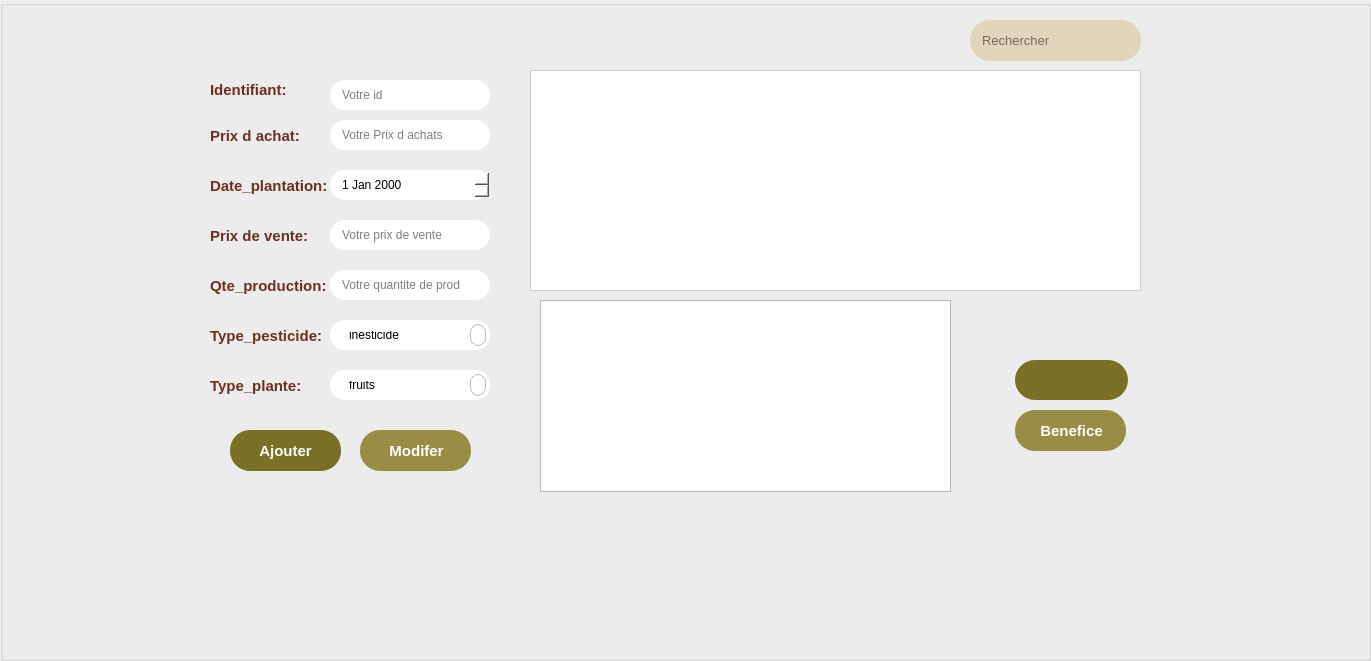
   <widget class="QGroupBox" name="groupBox_8">
    <property name="geometry">
     <rect>
      <x>0</x>
      <y>69</y>
      <width>1371</width>
      <height>661</height>
     </rect>
    </property>
    <property name="styleSheet">
     <string notr="true">border-color: rgb(0, 0, 0);</string>
    </property>
    <property name="title">
     <string/>
    </property>
    <widget class="QLabel" name="label_35">
     <property name="geometry">
      <rect>
       <x>0</x>
       <y>0</y>
       <width>1371</width>
       <height>701</height>
      </rect>
     </property>
     <property name="styleSheet">
      <string notr="true">border-top-color: rgb(255, 255, 255);</string>
     </property>
     <property name="text">
      <string/>
     </property>
     <property name="pixmap">
      <pixmap resource="pic.qrc">:/new/prefix/newbg2.png</pixmap>
     </property>
     <property name="scaledContents">
      <bool>true</bool>
     </property>
    </widget>
    <widget class="QLabel" name="label_77">
     <property name="geometry">
      <rect>
       <x>210</x>
       <y>74</y>
       <width>91</width>
       <height>31</height>
      </rect>
     </property>
     <property name="styleSheet">
      <string notr="true">QLabel {
	font: 10pt &quot;Yu Gothic UI&quot;;
font-weight: bold;
font-size: 15px;
color: #6D2F20;
}</string>
     </property>
     <property name="text">
      <string>Identifiant:</string>
     </property>
    </widget>
    <widget class="QLabel" name="label_78">
     <property name="geometry">
      <rect>
       <x>210</x>
       <y>220</y>
       <width>111</width>
       <height>31</height>
      </rect>
     </property>
     <property name="styleSheet">
      <string notr="true">QLabel {
	font: 10pt &quot;Yu Gothic UI&quot;;
font-weight: bold;
font-size: 15px;
color: #6D2F20;
}</string>
     </property>
     <property name="text">
      <string>Prix de vente:</string>
     </property>
    </widget>
    <widget class="QTableView" name="tableView_6">
     <property name="geometry">
      <rect>
       <x>530</x>
       <y>70</y>
       <width>611</width>
       <height>221</height>
      </rect>
     </property>
     <property name="font">
      <font>
       <family>Montserrat</family>
       <pointsize>10</pointsize>
       <weight>50</weight>
       <italic>false</italic>
       <bold>false</bold>
      </font>
     </property>
     <property name="styleSheet">
      <string notr="true">/* Style the QTableView */
QTableView {
  border: 1px solid #ccc;
  border-radius: 15pt;
  background: #FFFFFF; 
  font: 10pt &quot;Montserrat&quot;;
  color: #3C4340;
}

/* Style the header (QHeaderView) */
QHeaderView::section {
  background-color: #E2D5BC; 
  color: #FFFFFF;
  border: 1px solid #998C45;
  font: 9pt &quot;Montserrat&quot;;
  font-weight: bold;
}

/* Style all table items to have the same background color as the table background */
QTableView QTableCornerButton::section,
QTableView::item {
  background-color: #FFFFFF; 
  border: 2px solid #FFFFFF;
}
</string>
     </property>
    </widget>
    <widget class="QLineEdit" name="quantite">
     <property name="geometry">
      <rect>
       <x>330</x>
       <y>270</y>
       <width>160</width>
       <height>30</height>
      </rect>
     </property>
     <property name="styleSheet">
      <string notr="true">QLineEdit{
border: 2px white;
border-radius: 15px;
background: #FFFFFF;
padding-left: 10px;
font: 10pt &quot;Yu Gothic UI&quot;;
padding-left: 10px;
}
ineEdit:focus{
border: 2px white;
border-radius: 15px;
background: white;
min-width: 150px;
max-width: 150px;
min-height: 30px;
max-height: 30px;
padding-left: 10px;
font: 10pt &quot;Yu Gothic UI&quot;;
}</string>
     </property>
     <property name="text">
      <string/>
     </property>
     <property name="placeholderText">
      <string>Votre quantite de prod</string>
     </property>
     <property name="clearButtonEnabled">
      <bool>false</bool>
     </property>
    </widget>
    <widget class="QLineEdit" name="lineEdit_id_6">
     <property name="geometry">
      <rect>
       <x>330</x>
       <y>80</y>
       <width>160</width>
       <height>30</height>
      </rect>
     </property>
     <property name="styleSheet">
      <string notr="true">QLineEdit{
border: 2px white;
border-radius: 15px;
background: #FFFFFF;
padding-left: 10px;
font: 10pt &quot;Yu Gothic UI&quot;;
padding-left: 10px;
}

QLineEdit:focus{
border: 2px white;
border-radius: 15px;
background: white;
min-width: 150px;
max-width: 150px;
min-height: 30px;
max-height: 30px;
padding-left: 10px;
font: 10pt &quot;Yu Gothic UI&quot;;
}

</string>
     </property>
     <property name="placeholderText">
      <string>Votre id</string>
     </property>
     <property name="clearButtonEnabled">
      <bool>false</bool>
     </property>
    </widget>
    <widget class="QLabel" name="label_79">
     <property name="geometry">
      <rect>
       <x>210</x>
       <y>170</y>
       <width>151</width>
       <height>31</height>
      </rect>
     </property>
     <property name="styleSheet">
      <string notr="true">QLabel {
	font: 10pt &quot;Yu Gothic UI&quot;;
font-weight: bold;
font-size: 15px;
color: #6D2F20;
}</string>
     </property>
     <property name="text">
      <string>Date_plantation:</string>
     </property>
    </widget>
    <widget class="QPushButton" name="pushButton_43">
     <property name="geometry">
      <rect>
       <x>1070</x>
       <y>300</y>
       <width>61</width>
       <height>51</height>
      </rect>
     </property>
     <property name="styleSheet">
      <string notr="true">QPushButton {
border: 1px white;
border-radius: 10px;
font:10pt &quot;Yu Gothic UI&quot;;
font-weight: bold;
color: #28322E;
background-repeat: no-repeat;
background-position: center;
	background-image: url(:/new/prefix/pdf.png);

}
QPushButton:pressed 
{
    background-color: palette(mid);
}
</string>
     </property>
     <property name="text">
      <string/>
     </property>
    </widget>
    <widget class="QLineEdit" name="prix_achat">
     <property name="geometry">
      <rect>
       <x>330</x>
       <y>120</y>
       <width>160</width>
       <height>30</height>
      </rect>
     </property>
     <property name="styleSheet">
      <string notr="true">QLineEdit{
border: 2px white;
border-radius: 15px;
background: #FFFFFF;
padding-left: 10px;
font: 10pt &quot;Yu Gothic UI&quot;;
padding-left: 10px;
}

QLineEdit:focus{
border: 2px white;
border-radius: 15px;
background: white;
min-width: 150px;
max-width: 150px;
min-height: 30px;
max-height: 30px;
padding-left: 10px;
font: 10pt &quot;Yu Gothic UI&quot;;
}
</string>
     </property>
     <property name="placeholderText">
      <string>Votre Prix d achats</string>
     </property>
    </widget>
    <widget class="QLabel" name="label_81">
     <property name="geometry">
      <rect>
       <x>210</x>
       <y>270</y>
       <width>151</width>
       <height>31</height>
      </rect>
     </property>
     <property name="styleSheet">
      <string notr="true">QLabel {
	font: 10pt &quot;Yu Gothic UI&quot;;
font-weight: bold;
font-size: 15px;
color: #6D2F20;
}</string>
     </property>
     <property name="text">
      <string>Qte_production:</string>
     </property>
    </widget>
    <widget class="QLabel" name="label_82">
     <property name="geometry">
      <rect>
       <x>210</x>
       <y>110</y>
       <width>101</width>
       <height>51</height>
      </rect>
     </property>
     <property name="styleSheet">
      <string notr="true">QLabel {
	font: 10pt &quot;Yu Gothic UI&quot;;
font-weight: bold;
font-size: 15px;
color: #6D2F20;
}</string>
     </property>
     <property name="text">
      <string>Prix d achat:</string>
     </property>
    </widget>
    <widget class="QPushButton" name="pushButton_44">
     <property name="geometry">
      <rect>
       <x>360</x>
       <y>430</y>
       <width>111</width>
       <height>41</height>
      </rect>
     </property>
     <property name="font">
      <font>
       <family>Tahoma</family>
       <pointsize>-1</pointsize>
       <weight>75</weight>
       <italic>false</italic>
       <bold>true</bold>
      </font>
     </property>
     <property name="styleSheet">
      <string notr="true">QPushButton {
color: white;
background-color: #998C45;
border-style: solid;
border-radius: 20;
padding: 1px;
font-size: 15px;
padding-left: 12px;
padding-right: 10px;
font-weight: bold;
color: #FFFFF;
font-family: Tahoma;
}

 QPushButton:hover { color:rgba(52,90,105,100%); background-color: qlineargradient(spread:pad, x1:0, y1:0, x2:0, y2:1, stop:0  rgba(245, 245, 220, 70%)); border-style: solid; border: 2px solid ; border-radius: 20px; border-color:transparent; padding: 1px; border-style: solid; border: 2px solid ; border-radius: 20px; border-color: rgba(245, 245, 220, 0%); }
</string>
     </property>
     <property name="text">
      <string>Modifer</string>
     </property>
    </widget>
    <widget class="QLineEdit" name="prix_vente">
     <property name="geometry">
      <rect>
       <x>330</x>
       <y>220</y>
       <width>160</width>
       <height>30</height>
      </rect>
     </property>
     <property name="styleSheet">
      <string notr="true">QLineEdit{
border: 2px white;
border-radius: 15px;
background: #FFFFFF;
padding-left: 10px;
font: 10pt &quot;Yu Gothic UI&quot;;
padding-left: 10px;
}

QLineEdit:focus{
border: 2px white;
border-radius: 15px;
background: white;
min-width: 150px;
max-width: 150px;
min-height: 30px;
max-height: 30px;
padding-left: 10px;
font: 10pt &quot;Yu Gothic UI&quot;;
}</string>
     </property>
     <property name="text">
      <string/>
     </property>
     <property name="placeholderText">
      <string>Votre prix de vente</string>
     </property>
     <property name="clearButtonEnabled">
      <bool>false</bool>
     </property>
    </widget>
    <widget class="QPushButton" name="pushButton_45">
     <property name="geometry">
      <rect>
       <x>980</x>
       <y>300</y>
       <width>111</width>
       <height>41</height>
      </rect>
     </property>
     <property name="styleSheet">
      <string notr="true">QPushButton {
border: 1px white;
border-radius: 10px;
font:10pt &quot;Yu Gothic UI&quot;;
font-weight: bold;
color: #28322E;
background-repeat: no-repeat;
background-position: center;

background-image: url(:/new/prefix/poubelle.png);
}
</string>
     </property>
     <property name="text">
      <string/>
     </property>
    </widget>
    <widget class="QLineEdit" name="lineEdit_11">
     <property name="geometry">
      <rect>
       <x>970</x>
       <y>20</y>
       <width>171</width>
       <height>41</height>
      </rect>
     </property>
     <property name="font">
      <font>
       <family>Yu Gothic UI</family>
       <pointsize>10</pointsize>
       <weight>50</weight>
       <italic>false</italic>
       <bold>false</bold>
      </font>
     </property>
     <property name="styleSheet">
      <string notr="true">QLineEdit{
border: 2px white;
border-radius: 20px;
background: #E2D5BC;
padding-left: 10px;
font: 10pt &quot;Yu Gothic UI&quot;;
padding-left: 10px;
}</string>
     </property>
     <property name="placeholderText">
      <string>Rechercher</string>
     </property>
    </widget>
    <widget class="QPushButton" name="pushButton_46">
     <property name="geometry">
      <rect>
       <x>1110</x>
       <y>260</y>
       <width>31</width>
       <height>23</height>
      </rect>
     </property>
     <property name="styleSheet">
      <string notr="true">background-color:transparent ;
border:2px solid;
border-color:transparent;
</string>
     </property>
     <property name="text">
      <string/>
     </property>
     <property name="icon">
      <iconset resource="pic.qrc">
       <normaloff>:/new/prefix/pngwing.com.png</normaloff>:/new/prefix/pngwing.com.png</iconset>
     </property>
    </widget>
    <widget class="QPushButton" name="pushButton_47">
     <property name="geometry">
      <rect>
       <x>230</x>
       <y>430</y>
       <width>111</width>
       <height>41</height>
      </rect>
     </property>
     <property name="font">
      <font>
       <family>Tahoma</family>
       <pointsize>-1</pointsize>
       <weight>75</weight>
       <italic>false</italic>
       <bold>true</bold>
      </font>
     </property>
     <property name="styleSheet">
      <string notr="true">QPushButton {
color: white;
background-color: #796F25;
border-style: solid;
border-radius: 20;
padding: 10px;
font-size: 15px;
padding-left: 17px;
padding-right: 17px;
font-weight: bold;
color: #FFFFF;
font-family: Tahoma;
}

 QPushButton:hover { color:rgba(52,90,105,100%); background-color: qlineargradient(spread:pad, x1:0, y1:0, x2:0, y2:1, stop:0  rgba(245, 245, 220, 70%)); border-style: solid; border: 2px solid ; border-radius: 20px; border-color:transparent; padding: 1px; border-style: solid; border: 2px solid ; border-radius: 20px; border-color: rgba(245, 245, 220, 0%); }
QPushButton:pressed 
{
    background-color: palette(mid);
}</string>
     </property>
     <property name="text">
      <string>Ajouter</string>
     </property>
    </widget>
    <widget class="QLabel" name="label_84">
     <property name="geometry">
      <rect>
       <x>210</x>
       <y>320</y>
       <width>151</width>
       <height>31</height>
      </rect>
     </property>
     <property name="styleSheet">
      <string notr="true">QLabel {
	font: 10pt &quot;Yu Gothic UI&quot;;
font-weight: bold;
font-size: 15px;
color: #6D2F20;
}</string>
     </property>
     <property name="text">
      <string>Type_pesticide:</string>
     </property>
    </widget>
    <widget class="QDateEdit" name="date">
     <property name="geometry">
      <rect>
       <x>330</x>
       <y>170</y>
       <width>160</width>
       <height>30</height>
      </rect>
     </property>
     <property name="styleSheet">
      <string notr="true">QDateEdit{
border: 2px white;
border-radius: 15px;
background: #FFFFFF;
padding-left: 10px;
font: 10pt &quot;Yu Gothic UI&quot;;
padding-left: 10px;
}
</string>
     </property>
    </widget>
    <widget class="QLabel" name="label_85">
     <property name="geometry">
      <rect>
       <x>210</x>
       <y>370</y>
       <width>151</width>
       <height>31</height>
      </rect>
     </property>
     <property name="styleSheet">
      <string notr="true">QLabel {
	font: 10pt &quot;Yu Gothic UI&quot;;
font-weight: bold;
font-size: 15px;
color: #6D2F20;
}</string>
     </property>
     <property name="text">
      <string>Type_plante:</string>
     </property>
    </widget>
    <widget class="QComboBox" name="pesticide">
     <property name="geometry">
      <rect>
       <x>330</x>
       <y>320</y>
       <width>160</width>
       <height>30</height>
      </rect>
     </property>
     <property name="styleSheet">
      <string notr="true">QComboBox {

border: 4px solid white ;

border-radius: 15px;

padding: 15px 15px 15px 15px;

}

QComboBox:on {

background: qlineargradient(x1: 0, y1: 0, x2: 0, y2: 1,stop: 0 #D5D5D5, stop: 1 #EEEEEE);

}

QComboBox::drop-down {

border: 1px solid #bdbdbd;

border-radius: 8px;

}

QComboBox QAbstractItemView {

border-bottom-right-radius: 10px;

border-bottom-left-radius: 10px;

background: #bdbdbd;

border: 1px solid white;

padding: 15px 15px 15px 15px

}


</string>
     </property>
     <item>
      <property name="text">
       <string>inesticide</string>
      </property>
     </item>
     <item>
      <property name="text">
       <string>fogicide</string>
      </property>
     </item>
     <item>
      <property name="text">
       <string>herbicide</string>
      </property>
     </item>
    </widget>
    <widget class="QComboBox" name="type">
     <property name="geometry">
      <rect>
       <x>330</x>
       <y>370</y>
       <width>160</width>
       <height>30</height>
      </rect>
     </property>
     <property name="styleSheet">
      <string notr="true">QComboBox {

border: 4px solid white ;

border-radius: 15px;

padding: 15px 15px 15px 15px;

}

QComboBox:on {

background: qlineargradient(x1: 0, y1: 0, x2: 0, y2: 1,stop: 0 #D5D5D5, stop: 1 #EEEEEE);

}

QComboBox::drop-down {

border: 1px solid #bdbdbd;

border-radius: 8px;

}

QComboBox QAbstractItemView {

border-bottom-right-radius: 10px;

border-bottom-left-radius: 10px;

background: #bdbdbd;

border: 1px solid white;

padding: 15px 15px 15px 15px

}


</string>
     </property>
     <item>
      <property name="text">
       <string>fruits</string>
      </property>
     </item>
     <item>
      <property name="text">
       <string>legumes</string>
      </property>
     </item>
     <item>
      <property name="text">
       <string>ornement</string>
      </property>
     </item>
     <item>
      <property name="text">
       <string>fourrage</string>
      </property>
     </item>
     <item>
      <property name="text">
       <string>cereal</string>
      </property>
     </item>
     <item>
      <property name="text">
       <string>aromatique</string>
      </property>
     </item>
    </widget>
    <widget class="QListWidget" name="listWidget">
     <property name="geometry">
      <rect>
       <x>540</x>
       <y>300</y>
       <width>411</width>
       <height>192</height>
      </rect>
     </property>
    </widget>
    <widget class="QPushButton" name="pushButton_24">
     <property name="geometry">
      <rect>
       <x>1015</x>
       <y>410</y>
       <width>111</width>
       <height>41</height>
      </rect>
     </property>
     <property name="styleSheet">
      <string notr="true">QPushButton {
color: white;
background-color: #998C45;
border-style: solid;
border-radius: 20;
padding: 1px;
font-size: 15px;
padding-left: 12px;
padding-right: 10px;
font-weight: bold;
color: #FFFFF;
font-family: Tahoma;
}

 QPushButton:hover { color:rgba(52,90,105,100%); background-color: qlineargradient(spread:pad, x1:0, y1:0, x2:0, y2:1, stop:0  rgba(245, 245, 220, 70%)); border-style: solid; border: 2px solid ; border-radius: 20px; border-color:transparent; padding: 1px; border-style: solid; border: 2px solid ; border-radius: 20px; border-color: rgba(245, 245, 220, 0%); }
</string>
     </property>
     <property name="text">
      <string>Benefice</string>
     </property>
    </widget>
    <widget class="QPushButton" name="pushButton_25">
     <property name="geometry">
      <rect>
       <x>1080</x>
       <y>360</y>
       <width>51</width>
       <height>41</height>
      </rect>
     </property>
     <property name="styleSheet">
      <string notr="true">QPushButton {
border: 1px white;
border-radius: 10px;
font:10pt &quot;Yu Gothic UI&quot;;
font-weight: bold;
color: #28322E;
background-repeat: no-repeat;
background-position: center;
	background-image: url(:/new/prefix/lampe.png);
}
</string>
     </property>
     <property name="text">
      <string/>
     </property>
    </widget>
    <widget class="QLineEdit" name="pconseil">
     <property name="geometry">
      <rect>
       <x>1015</x>
       <y>360</y>
       <width>113</width>
       <height>40</height>
      </rect>
     </property>
     <property name="styleSheet">
      <string notr="true">QLineEdit{
color: white;
background-color: #796F25;
border-style: solid;
border-radius: 20;
padding: 10px;
font-size: 15px;
padding-left: 17px;
padding-right: 17px;
font-weight: bold;
color: #FFFFF;
font-family: Tahoma;
}

 QPushButton:hover { color:rgba(52,90,105,100%); background-color: qlineargradient(spread:pad, x1:0, y1:0, x2:0, y2:1, stop:0  rgba(245, 245, 220, 70%)); border-style: solid; border: 2px solid ; border-radius: 20px; border-color:transparent; padding: 1px; border-style: solid; border: 2px solid ; border-radius: 20px; border-color: rgba(245, 245, 220, 0%); }
QPushButton:pressed 
{
    background-color: palette(mid);
}</string>
     </property>
    </widget>
    <zorder>label_35</zorder>
    <zorder>label_77</zorder>
    <zorder>label_78</zorder>
    <zorder>tableView_6</zorder>
    <zorder>quantite</zorder>
    <zorder>lineEdit_id_6</zorder>
    <zorder>label_79</zorder>
    <zorder>pushButton_43</zorder>
    <zorder>prix_achat</zorder>
    <zorder>label_81</zorder>
    <zorder>label_82</zorder>
    <zorder>pushButton_44</zorder>
    <zorder>prix_vente</zorder>
    <zorder>pushButton_45</zorder>
    <zorder>lineEdit_11</zorder>
    <zorder>pushButton_46</zorder>
    <zorder>pushButton_47</zorder>
    <zorder>label_84</zorder>
    <zorder>date</zorder>
    <zorder>label_85</zorder>
    <zorder>pesticide</zorder>
    <zorder>type</zorder>
    <zorder>listWidget</zorder>
    <zorder>pushButton_24</zorder>
    <zorder>pconseil</zorder>
    <zorder>pushButton_25</zorder>
   </widget>
